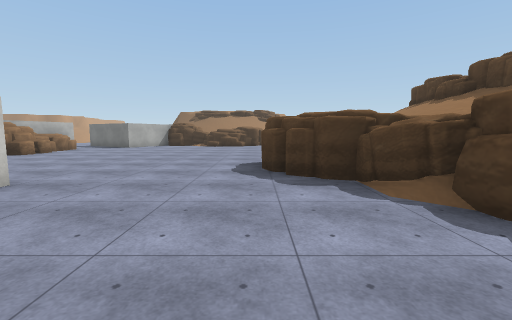
View 1 (above)

24 first-person views from a walk through a Unity game level. The camera is 1.5 m above the floor, tilts 6° down and sees 90° across. The floor is counted in squares, 2 m on a side. Each view is taken from the middle of a square. On the plan, view 1 faces up. The plan holds only what a view shows up to about 9 squares ahead; the rest is blank. The place goes on beyond the plan. Some surface patterns are stand-ins.

View 2
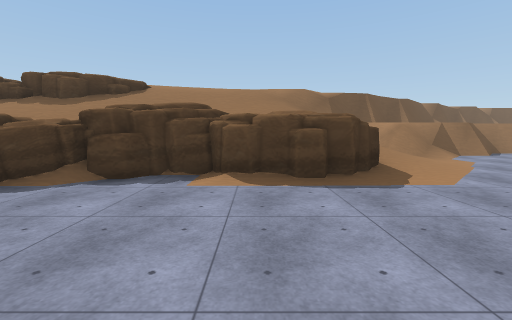

View 3
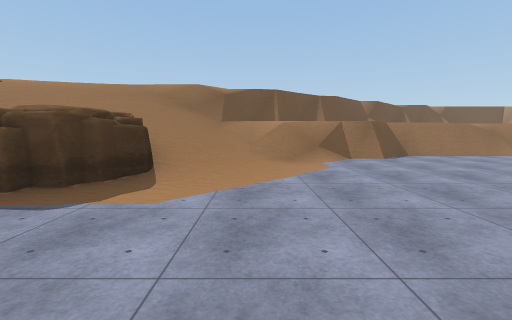

View 4
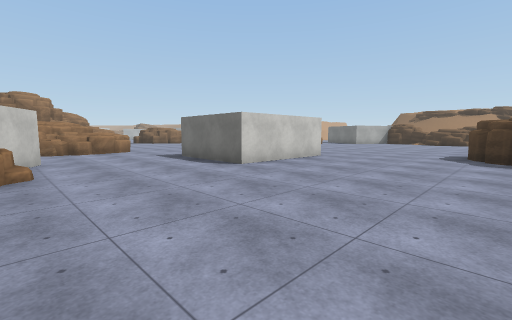

View 5
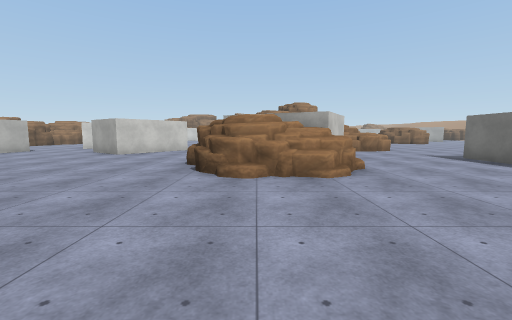

View 6
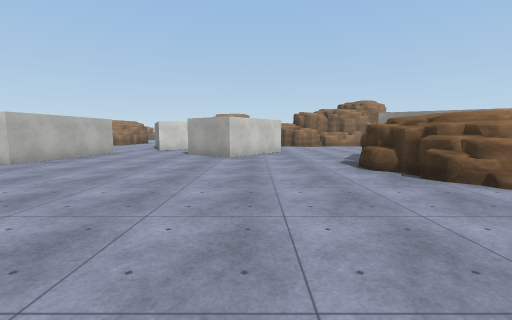

View 7
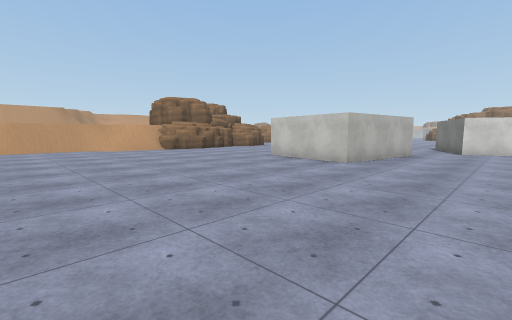

View 8
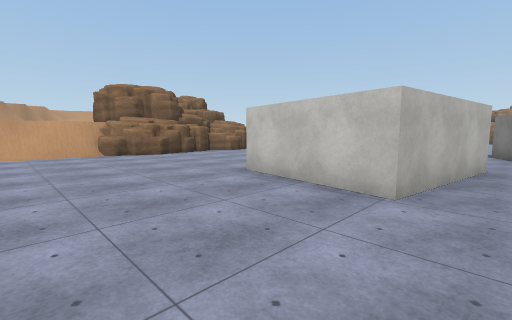

View 9
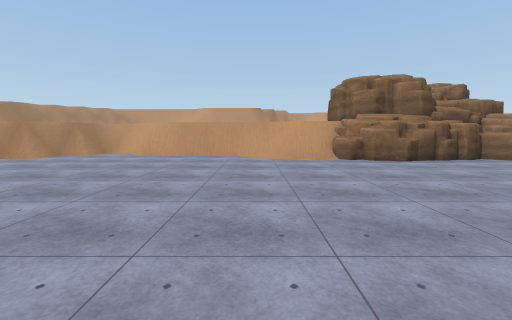

View 10
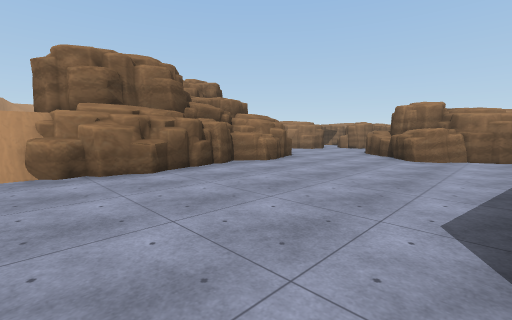

View 11
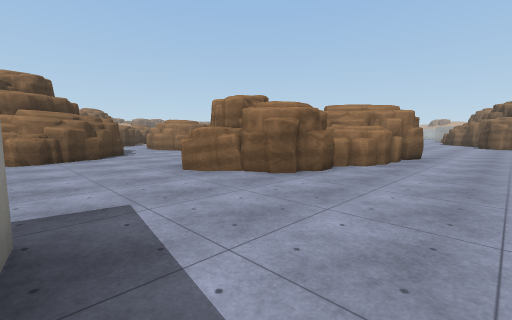

View 12
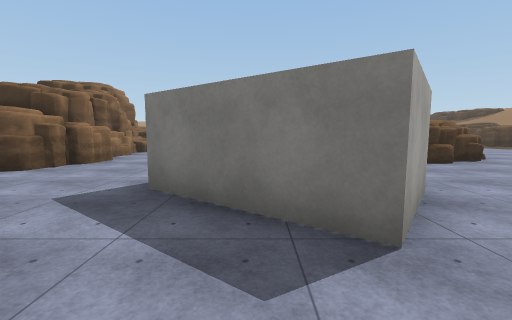

View 13
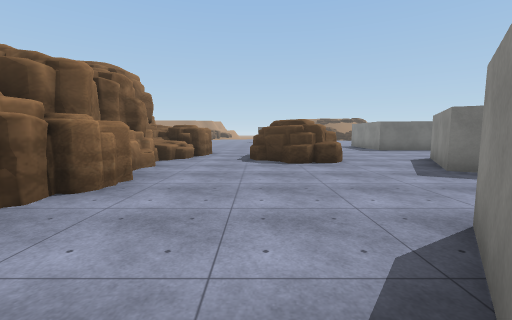

View 14
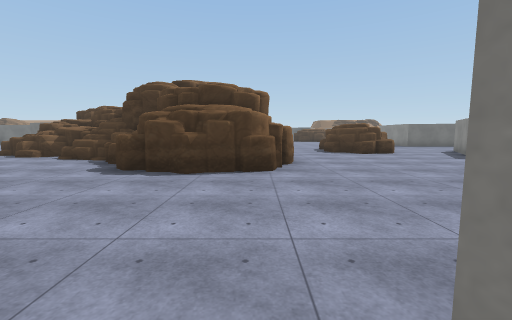

View 15
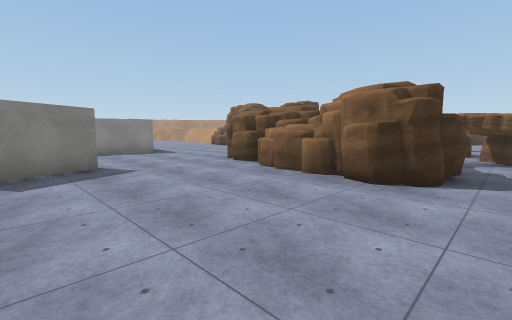

View 16
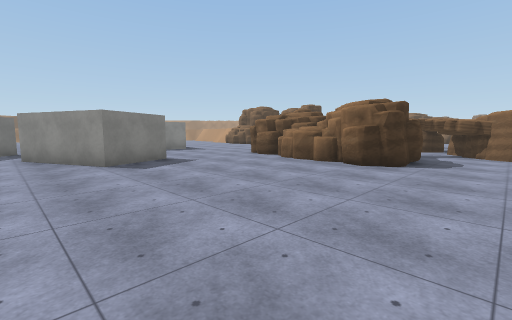

View 17
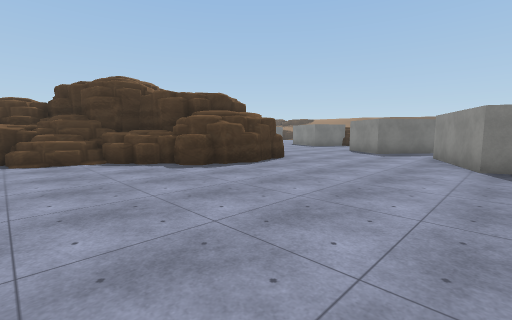

View 18
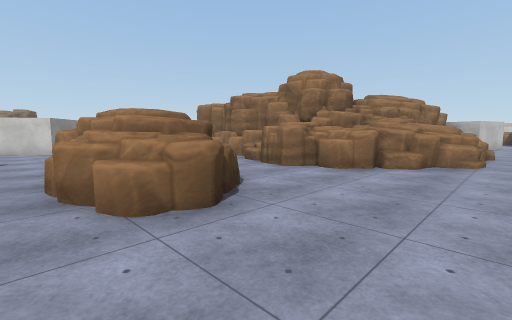

View 19
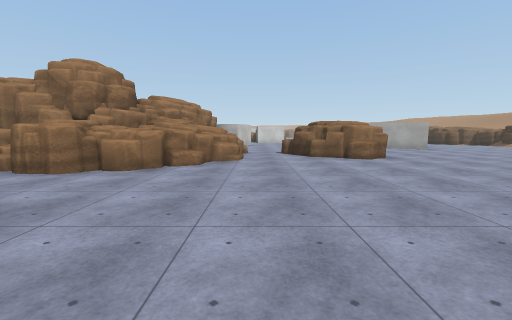

View 20
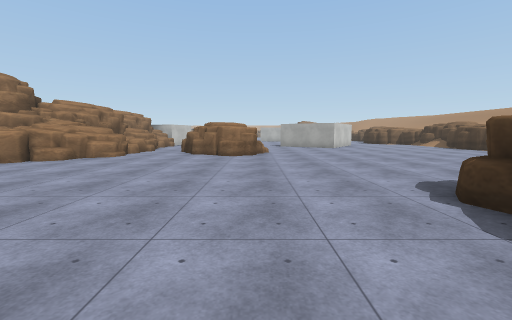

View 21
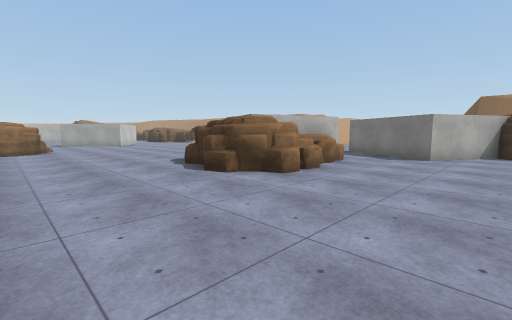

View 22
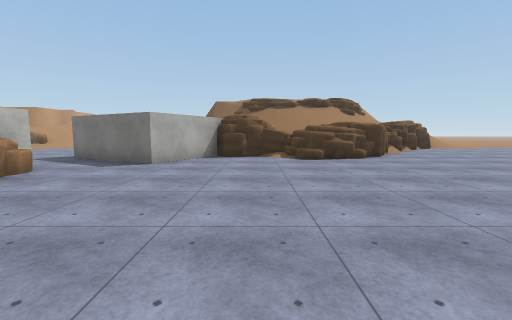

View 23
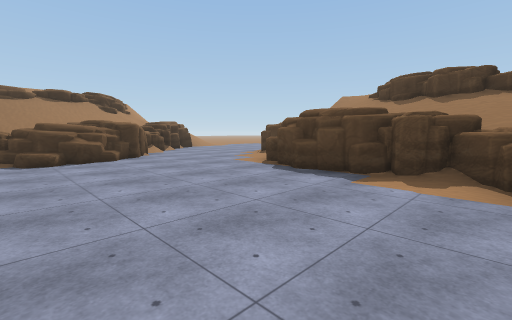

View 24
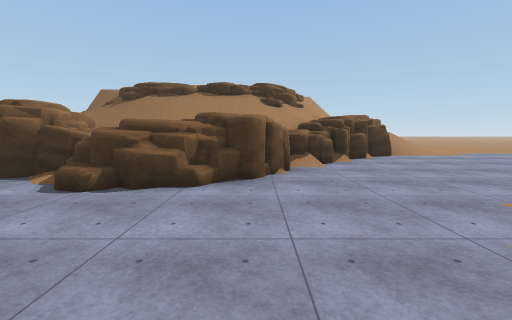

### Floor plan
Key: @ floor where view 1 was taken; # wall or solid block; . floor; / step, stairs or slope; = window, fence, low wall or low ledge; ^ raised ledge; v drop or lower ground; O other object.
Columns run from 21 left of view 1 to 8 right of it. Each row starts with its distance up from view 1.
 20                 ///=O==//^//..
 19                 /////// ##....
 18                  ///////O....
 17                 ==//  O.....
 16           ..    #=== /O....
 15           ..#  ##OO###....
 14            .####...=.....
 13     ..      .............
 12     ...     #..........##
 11     ....    ^=.........==
 10    ......   #O.........#= /=
  9    .......OOOO.........#=/O/
  8    ........OO........../ /O
  7    .................. O///v
  6     #................  = /O
  5     #................#=  /=#
  4    =#........    .....##//==/
  3    #........     #.....O= ///
  2  ............    #.....## ///
  1  OOO##........   #..... ^ ///
  0   #O ##....O...###...@./  ////
 -1    OO ##..OO.........../  ////
 -2     O #O. OO............O////=
 -3       ##.O O............/////#
 -4 ##  OO#..OOO..###^.......////=
 -5 ##    #.......##^^.........=/
 -6 #^## OO......### #.........//
 -7 .^^^  OO.......##^.... .....=
 -8 ...####...............  ....##
 -9 ....###....#.........    ....#
-10 ..........###.........    ...#
-11 ..........####.......      ..#
-12 ...........##........       .=
-13 ........##............
-14 .......###............
-15 .......##.............
-16 ............####......
-17 ...........#  ##......
-18 ..####.....#  #.......
-19 ..######..............
-20 ..  ^^ #O.............
-21 ...   OOO..............
-22  OO   OO................
-23  #.   O..................
-24        ..##OO###..........
-25   OOO   .###O  ###.......#v

Where each view was taken, in squares from view 1:
view 1: 0 up, 0 right, facing up
view 2: 0 up, 2 left, facing right
view 3: 4 down, 1 left, facing right
view 4: 4 down, 1 right, facing up-left
view 5: 6 down, 1 right, facing left
view 6: 10 down, 0 right, facing left
view 7: 13 down, 0 right, facing down-left
view 8: 15 down, 3 left, facing down-left
view 9: 17 down, 3 left, facing down
view 10: 19 down, 5 left, facing down-left
view 11: 16 down, 10 left, facing down-left
view 12: 14 down, 10 left, facing up
view 13: 11 down, 12 left, facing up
view 14: 14 down, 15 left, facing up
view 15: 14 down, 20 left, facing down-right
view 16: 12 down, 21 left, facing down-right
view 17: 14 down, 21 left, facing up-right
view 18: 2 up, 9 left, facing down-left
view 19: 2 up, 9 left, facing left
view 20: 6 up, 8 left, facing left
view 21: 5 up, 5 left, facing up-left
view 22: 7 up, 4 left, facing up
view 23: 7 up, 3 left, facing up-right
view 24: 11 up, 0 right, facing up
